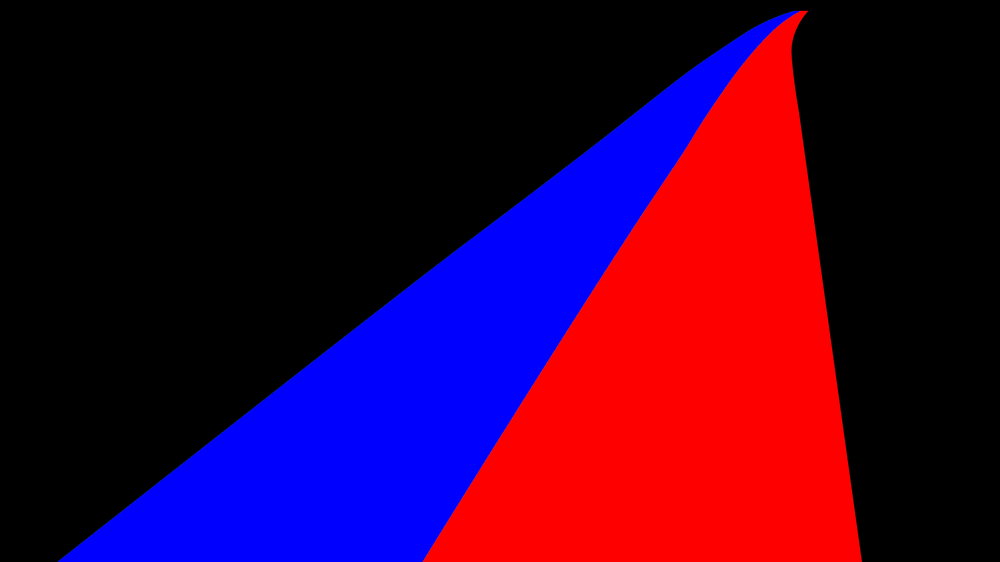
#> input picture 2. online_MTMC/preliminary/devied_zones/44.png, 1000 x 562 px, shrunk from 1920 x 1080 before the run
$ python '计算颜色占比.py'
#> lines starting #> are read from the running program, lines starting #| are printed output that depends on the picture; after the words box and inside, x2 and y2 are one past the last pixel; in counts of white or black regions, pixels touching at a corner belong together
import cv2
import numpy as np
from PIL import Image

def analyze_color_distribution(image_path):
    # 读取图像
#> called with image_path = './44.png'
    img = cv2.imread(image_path)
#> img is the input picture: shape (562, 1000, 3); mean B, G, R 46.6, 0.1, 56.6

    # 转换为RGB颜色空间
    img_rgb = cv2.cvtColor(img, cv2.COLOR_BGR2RGB)

    # 创建非黑色像素的掩码
    non_black_mask = np.any(img_rgb != [0, 0, 0], axis=-1)
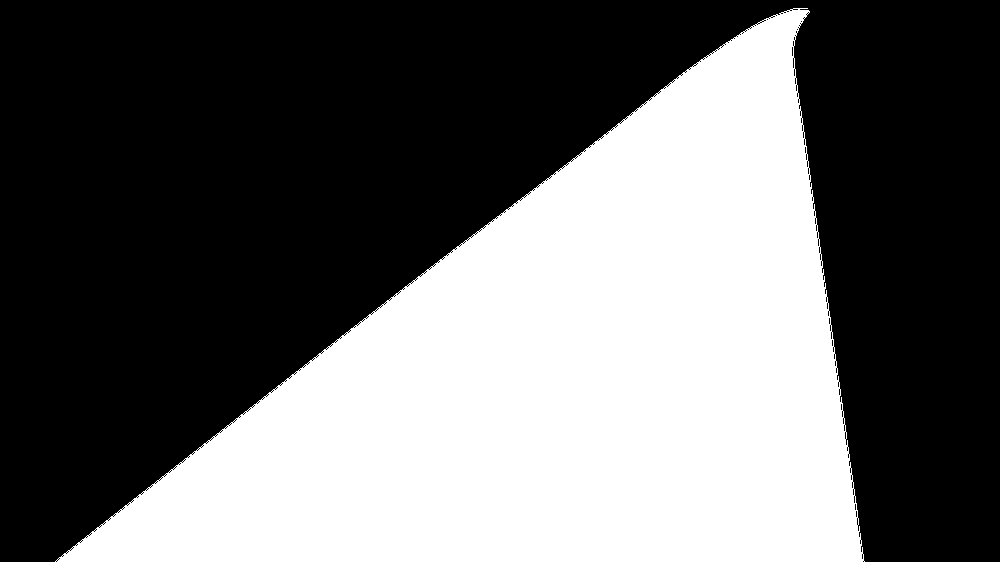
#> non_black_mask: shape (562, 1000) bool; 40.9% white; 1 white region, box (x1, y1, x2, y2) and area: (55, 8, 865, 562) 230034

    # 获取非黑色像素
    non_black_pixels = img_rgb[non_black_mask]

    # 计算总的非黑色像素数
    total_non_black = non_black_pixels.shape[0]
#> total_non_black = 230034

    # 计算纯色区域的比例
    pure_red = np.sum(np.all(non_black_pixels == [255, 0, 0], axis=-1))
#> pure_red = 122209
    pure_red = pure_red / total_non_black
#> pure_red = 0.531
    pure_green = np.sum(np.all(non_black_pixels == [0, 255, 0], axis=-1))
#> pure_green = 0
    pure_green = pure_green / total_non_black
    pure_blue = np.sum(np.all(non_black_pixels == [0, 0, 255], axis=-1))
#> pure_blue = 99664
    pure_blue = pure_blue / total_non_black
#> pure_blue = 0.433
    pure_white = np.sum(np.all(non_black_pixels == [255, 255, 255], axis=-1))
#> pure_white = 0
    pure_white = pure_white / total_non_black

    return {
        "纯红色占比": pure_red,
        "纯绿色占比": pure_green,
        "纯蓝色占比": pure_blue,
        "纯白色占比": pure_white
    }
if __name__ == "__main__":
    # 使用示例
    image_path = "./44.png"
    result = analyze_color_distribution(image_path)
#> result = {'纯红色占比': 0.531, '纯绿色占比': 0, '纯蓝色占比': 0.433, '纯白色占比': 0}
    for color, ratio in result.items():
        print(f"{color}: {ratio:.2%}")
#> this loop made 4 passes
#> (color, ratio) on passes 1 to 4: ('纯红色占比', 0.531), ('纯绿色占比', 0), ('纯蓝色占比', 0.433), ('纯白色占比', 0)
#| 纯红色占比: 53.13%
#| 纯绿色占比: 0.00%
#| 纯蓝色占比: 43.33%
#| 纯白色占比: 0.00%
